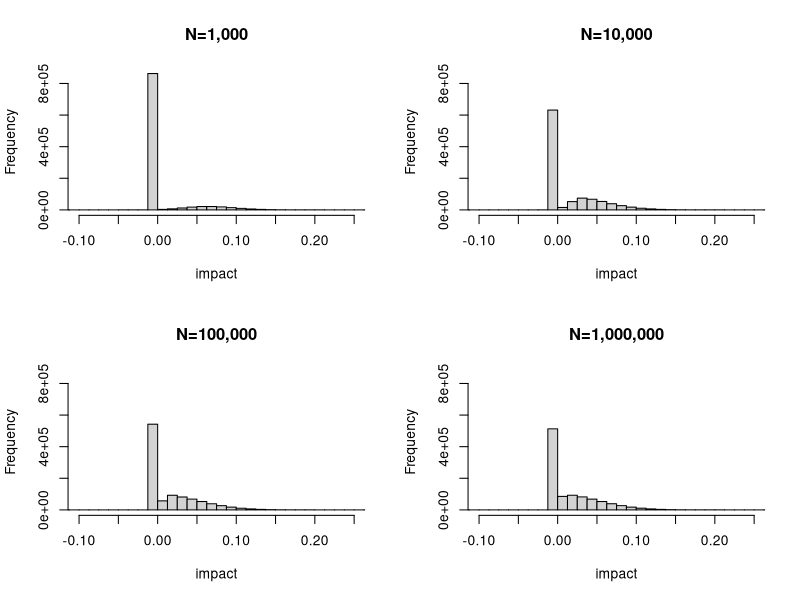
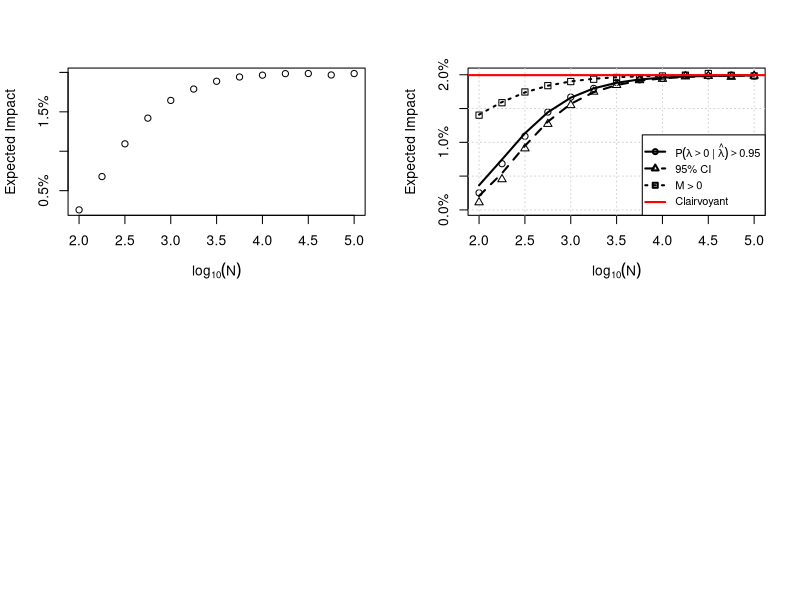

Reproduce these figures in R, in order.
## ---- chunk 1

# =============================================================================
# Shared helpers
# =============================================================================

# Simulate data and compute posterior for a given n and prior
sim_posterior <- function(n, prior_mean = 0, prior_sd = 0.05,
                          control_mean = 2.0, prob_treatment = 0.5, nsims = 100000) {
  sigma <- 0.5
  se_c <- sigma / sqrt(n * (1 - prob_treatment))
  se_t <- sigma / sqrt(n * prob_treatment)

  true_lift <- rnorm(nsims, prior_mean, prior_sd)
  control   <- rnorm(nsims, control_mean, se_c)
  treatment <- rnorm(nsims, control_mean * (1 + true_lift), se_t)

  estimated_lift    <- (treatment / control) - 1
  estimated_lift_se <- sqrt(se_t^2 / control^2 + se_c^2 * treatment^2 / control^4)

  V <- 1 / (1 / estimated_lift_se^2 + 1 / prior_sd^2)
  M <- V * (estimated_lift / estimated_lift_se^2 + prior_mean / prior_sd^2)
  S <- sqrt(V)

  list(true_lift = true_lift, M = M, S = S)
}

# SE of lift via delta method (approximation at lambda ~ 0)
compute_se_lift <- function(n, control_mean = 2.0, prob_treatment = 0.5, sigma = 0.5) {
  se_c <- sigma / sqrt(n * (1 - prob_treatment))
  se_t <- sigma / sqrt(n * prob_treatment)
  sqrt((se_t^2 + se_c^2) / control_mean^2)
}

# Analytic expected impact given a critical hurdle lambda_crit
analytic_impact_from_crit <- function(lambda_crit, se_lift, prior_mean = 0, prior_sd = 0.05) {
  integrand <- function(delta) {
    prob_ship <- 1 - pnorm(lambda_crit, mean = delta, sd = se_lift)
    delta * prob_ship * dnorm(delta, prior_mean, prior_sd)
  }
  integrate(integrand, lower = -Inf, upper = Inf)$value
}

# Closed-form expected impact: bivariate normal truncation moment
# E[lambda * 1(lambda > S)] where lambda ~ N(prior_mean, prior_sd^2)
# and S is the threshold adjusted for measurement noise (se_lift)
closedform_impact_from_crit <- function(lambda_crit, se_lift, prior_mean = 0, prior_sd = 0.05) {
  tau <- sqrt(prior_sd^2 + se_lift^2)
  a   <- (prior_mean - lambda_crit) / tau
  prior_mean * pnorm(a) + (prior_sd^2 / tau) * dnorm(a)
}

# =============================================================================
# Decision Rule 1: Ship if P(lift > 0 | data) > cutoff
# =============================================================================

sim_decisions <- function(n = 5000, cutoff = 0.95, prior_mean = 0, prior_sd = 0.05,
                          control_mean = 2.0, prob_treatment = 0.5, nsims = 100000) {
  p <- sim_posterior(n, prior_mean, prior_sd, control_mean, prob_treatment, nsims)
  prob_positive <- pnorm(0, mean = p$M, sd = p$S, lower.tail = FALSE)
  mean(ifelse(prob_positive > cutoff, p$true_lift, 0))
}

analytic_decisions <- function(n = 5000, cutoff = 0.95, prior_mean = 0, prior_sd = 0.05,
                                control_mean = 2.0, prob_treatment = 0.5) {
  se_lift <- compute_se_lift(n, control_mean, prob_treatment)
  post_sd_inv <- sqrt(1 / prior_sd^2 + 1 / se_lift^2)
  lambda_crit <- qnorm(cutoff) * se_lift^2 * post_sd_inv
  analytic_impact_from_crit(lambda_crit, se_lift, prior_mean, prior_sd)
}

closedform_decisions <- function(n = 5000, cutoff = 0.95, prior_mean = 0, prior_sd = 0.05,
                                  control_mean = 2.0, prob_treatment = 0.5) {
  se_lift     <- compute_se_lift(n, control_mean, prob_treatment)
  post_sd_inv <- sqrt(1 / prior_sd^2 + 1 / se_lift^2)
  lambda_crit <- qnorm(cutoff) * se_lift^2 * post_sd_inv
  closedform_impact_from_crit(lambda_crit, se_lift, prior_mean, prior_sd)
}

# =============================================================================
# Decision Rule 2: Ship if lower 95% credible interval > 0
# =============================================================================

sim_decisions_ci <- function(n = 5000, ci_level = 0.95, prior_mean = 0, prior_sd = 0.05,
                              control_mean = 2.0, prob_treatment = 0.5, nsims = 100000) {
  p <- sim_posterior(n, prior_mean, prior_sd, control_mean, prob_treatment, nsims)
  lower_ci <- qnorm((1 - ci_level) / 2, mean = p$M, sd = p$S)
  mean(ifelse(lower_ci > 0, p$true_lift, 0))
}

analytic_decisions_ci <- function(n = 5000, ci_level = 0.95, prior_mean = 0, prior_sd = 0.05,
                                   control_mean = 2.0, prob_treatment = 0.5) {
  se_lift <- compute_se_lift(n, control_mean, prob_treatment)
  post_sd_inv <- sqrt(1 / prior_sd^2 + 1 / se_lift^2)
  lambda_crit <- qnorm((1 + ci_level) / 2) * se_lift^2 * post_sd_inv
  analytic_impact_from_crit(lambda_crit, se_lift, prior_mean, prior_sd)
}

closedform_decisions_ci <- function(n = 5000, ci_level = 0.95, prior_mean = 0, prior_sd = 0.05,
                                     control_mean = 2.0, prob_treatment = 0.5) {
  se_lift     <- compute_se_lift(n, control_mean, prob_treatment)
  post_sd_inv <- sqrt(1 / prior_sd^2 + 1 / se_lift^2)
  lambda_crit <- qnorm((1 + ci_level) / 2) * se_lift^2 * post_sd_inv
  closedform_impact_from_crit(lambda_crit, se_lift, prior_mean, prior_sd)
}

# =============================================================================
# Decision Rule 3: Ship if M > 0
# =============================================================================

sim_decisions_M <- function(n = 5000, prior_mean = 0, prior_sd = 0.05,
                             control_mean = 2.0, prob_treatment = 0.5, nsims = 100000) {
  p <- sim_posterior(n, prior_mean, prior_sd, control_mean, prob_treatment, nsims)
  mean(ifelse(p$M > 0, p$true_lift, 0))
}

analytic_decisions_M <- function(n = 5000, prior_mean = 0, prior_sd = 0.05,
                                  control_mean = 2.0, prob_treatment = 0.5) {
  se_lift <- compute_se_lift(n, control_mean, prob_treatment)
  lambda_crit <- -prior_mean * se_lift^2 / prior_sd^2
  analytic_impact_from_crit(lambda_crit, se_lift, prior_mean, prior_sd)
}

closedform_decisions_M <- function(n = 5000, prior_mean = 0, prior_sd = 0.05,
                                    control_mean = 2.0, prob_treatment = 0.5) {
  se_lift     <- compute_se_lift(n, control_mean, prob_treatment)
  lambda_crit <- -prior_mean * se_lift^2 / prior_sd^2
  closedform_impact_from_crit(lambda_crit, se_lift, prior_mean, prior_sd)
}

## ---- chunk 2
#| echo: false
#| fig-cap: "Distribution of shipped lifts under the probability to beat control decision rule ($c = 0.95$) for increasing sample sizes. Prior is $\\operatorname{Normal}(0, 0.05^2)$, $\\sigma = 0.5$, and equal allocation ($p = 0.5$). At small $N$, most simulations result in no-ship (the spike at 0). As $N$ grows, the posterior tightens and more true positives are shipped."

sigma <- 0.5
prob_treatment <- 0.5
prior_mean <- 0
prior_sd <- 0.05
control_mean <- 1
nsims <- 1e6
cutoff <- 0.95

brks <- seq(-0.2, 0.3, 0.0125)
sample_sizes <- c(1000, 10000, 100000, 1000000)

# First pass: compute all histograms to find shared y-axis
hists <- lapply(sample_sizes, function(n) {
  se_c <- sigma / sqrt(n * (1 - prob_treatment))
  se_t <- sigma / sqrt(n * prob_treatment)

  true_lift <- rnorm(nsims, prior_mean, prior_sd)
  control   <- rnorm(nsims, control_mean, se_c)
  treatment <- rnorm(nsims, control_mean * (1 + true_lift), se_t)

  estimated_lift    <- (treatment / control) - 1
  estimated_lift_se <- sqrt(se_t^2 / control^2 + se_c^2 * treatment^2 / control^4)

  V <- 1 / (1 / estimated_lift_se^2 + 1 / prior_sd^2)
  M <- V * (estimated_lift / estimated_lift_se^2 + prior_mean / prior_sd^2)
  S <- sqrt(V)

  prob_positive <- pnorm(0, mean = M, sd = S, lower.tail = FALSE)
  impact <- ifelse(prob_positive > cutoff, true_lift, 0)
  hist(impact, breaks = brks, plot = FALSE)
})

ymax <- max(sapply(hists, \(h) max(h$counts)))

# Second pass: plot with shared y-axis
par(mfrow = c(2, 2))
for (i in seq_along(sample_sizes)) {
  plot(hists[[i]], xlim = c(-0.1, 0.25), ylim = c(0, ymax),
       main = stringr::str_c("N=", scales::comma(sample_sizes[i])),
       xlab = "impact", ylab = "Frequency")
}
## ---- chunk 3
#| fig-cap: "Average impact to the product as a function of sample size under the probability to beat control rule ($c = 0.95$). The curve flattens as $N$ grows, reflecting diminishing returns from longer experiments. Each dot is based on 100,000 simulations at each sample size."
lns <- seq(2, 5, 0.25)
ns <- 10^lns
sim_prob <- sapply(ns, \(x) sim_decisions(n = x))


plot(lns, sim_prob, yaxt='n', xlab=expression(log[10](N)), ylab='Expected Impact')
axis(2, at = axTicks(2), labels = scales::percent(axTicks(2)))
## ---- chunk 4
#| fig-cap: "Simulated (open markers) and closed-form analytic (black lines) expected impact for all three decision rules. The red horizontal line is the Clairvoyant upper bound. Prior is $\\operatorname{Normal}(0, 0.05^2)$, $\\sigma = 0.5$, equal allocation."
lns <- seq(2, 5, 0.25)
ns  <- 10^lns

sim_prob <- sapply(ns, \(x) sim_decisions(n = x))
sim_ci   <- sapply(ns, \(x) sim_decisions_ci(n = x))
sim_M    <- sapply(ns, \(x) sim_decisions_M(n = x))

closed_prob <- sapply(ns, \(x) closedform_decisions(n = x))
closed_ci   <- sapply(ns, \(x) closedform_decisions_ci(n = x))
closed_M    <- sapply(ns, \(x) closedform_decisions_M(n = x))

clairvoyant <- closedform_impact_from_crit(lambda_crit = 0, se_lift = 0)

ylim <- range(0, sim_prob, sim_ci, sim_M, closed_prob, closed_ci, closed_M, clairvoyant)

plot(lns, sim_prob, type = 'p', pch = 1, col = 'black',
     xlab = expression(log[10](N)), ylab = 'Expected Impact', yaxt = 'n', ylim = ylim)
axis(2, at = axTicks(2), labels = scales::percent(axTicks(2)))
grid()
points(lns, sim_ci, pch = 2, col = 'black')
points(lns, sim_M,  pch = 0, col = 'black')
lines(lns, closed_prob, col = 'black', lwd = 2, lty = 1)
lines(lns, closed_ci,   col = 'black', lwd = 2, lty = 2)
lines(lns, closed_M,    col = 'black', lwd = 2, lty = 3)
abline(h = clairvoyant, col = 'red', lwd = 2)
legend('bottomright',
       legend = c(
         expression(P(lambda > 0 ~ "|" ~ hat(lambda)) > 0.95),
         expression("95% CI"),
         expression("M > 0"),
         "Clairvoyant"
       ),
       pch  = c(1,  2,  0,  NA),
       lty  = c(1,  2,  3,  1),
       col  = c('black', 'black', 'black', 'red'),
       lwd  = 2, cex = 0.8)
